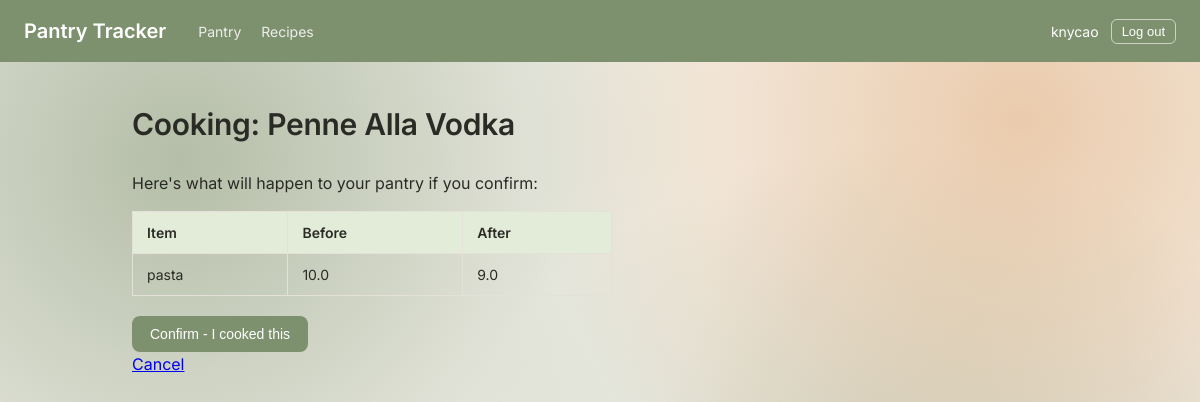
Page /recipes/2/cook (signed in) on the earlier database version.
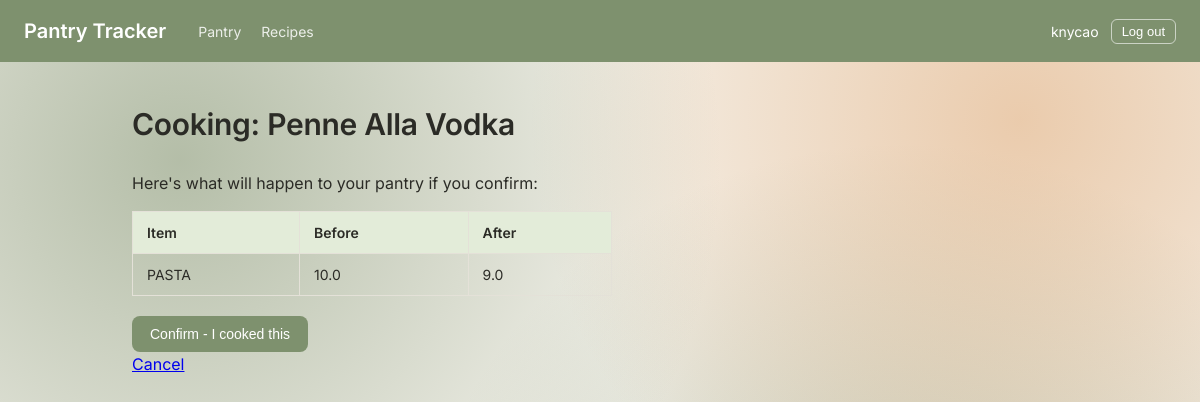
Same page on the later database version.
### tables this page shows
CREATE TABLE items (
    id INTEGER PRIMARY KEY AUTOINCREMENT,
    name TEXT NOT NULL,
    quantity REAL NOT NULL,
    unit TEXT NOT NULL,
    expiration_date TEXT
, user_id INTEGER);

### app.py (the view)
@app.route("/recipes/<int:recipe_id>/cook", methods=["GET"])
@login_required
def cook_preview(recipe_id):
    connection = sqlite3.connect("pantry.db")
    connection.row_factory = sqlite3.Row
    recipe = connection.execute("SELECT * FROM recipes WHERE id = ? AND user_id = ?", (recipe_id, session["user_id"])).fetchone()
    if recipe is None:
        connection.close()
        return redirect("/recipes")
    recipe_ingredients = connection.execute(
        "SELECT * FROM recipe_ingredients WHERE recipe_id = ?", (recipe_id,)
    ).fetchall()
    full_plan = []
    for ingredient in recipe_ingredients:
        steps = compute_deduction_plan(
            ingredient["ingredient_name"],
            ingredient["quantity_needed"],
            ingredient["unit"],
            connection,
            session["user_id"]
        )
        full_plan.extend(steps)
    connection.close()
    return render_template(
        "cook_preview.html",
        recipe=recipe,
        deduction_plan=full_plan,
        username=session["username"]
    )

### app.py (called while the page is built)
def login_required(original_function):
    @wraps(original_function)
    def wrapper(*args, **kwargs):
        if "user_id" not in session:
            return redirect("/login")
        return original_function(*args, **kwargs)
    return wrapper

def normalize_unit(unit):
    return unit.strip().lower().rstrip("s")

### templates/cook_preview.html
{% extends "base.html" %}
{% block content %}
  <h1>Cooking: {{ recipe.title }}</h1>
  <p>Here's what will happen to your pantry if you confirm:</p>
  <table class="cook-preview-table">
    <thead>
      <tr>
        <th>Item</th>
        <th>Before</th>
        <th>After</th>
      </tr>
    </thead>
    <tbody>
      {% for step in deduction_plan %}
        <tr>
          <td>{{ step.item_name }}</td>
          <td>{{ step.old_quantity }}</td>
          <td>{{ step.new_quantity }}</td>
        </tr>
      {% endfor %}
    </tbody>
  </table>
  <form action="/recipes/{{ recipe.id }}/cook" method="POST">
    <button type="submit" class="confirm-btn">Confirm - I cooked this</button>
  </form>
  <a href="/recipes">Cancel</a>
{% endblock %}

Differences in the rows shown:
changed items: item_name "pasta" → "PASTA"
